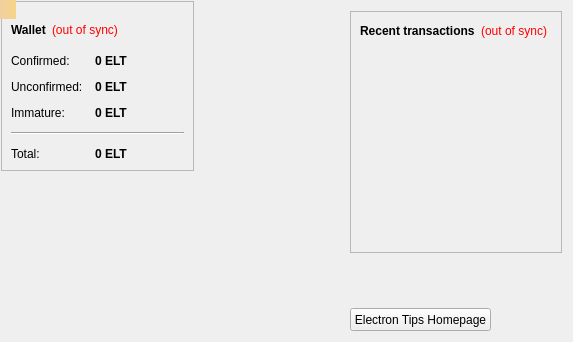
<?xml version="1.0" encoding="UTF-8"?>
<ui version="4.0">
 <class>OverviewPage</class>
 <widget class="QWidget" name="OverviewPage">
  <property name="geometry">
   <rect>
    <x>0</x>
    <y>0</y>
    <width>573</width>
    <height>342</height>
   </rect>
  </property>
  <property name="windowTitle">
   <string>Form</string>
  </property>
  <widget class="QLabel" name="labelAlerts">
   <property name="geometry">
    <rect>
     <x>0</x>
     <y>0</y>
     <width>16</width>
     <height>19</height>
    </rect>
   </property>
   <property name="visible">
    <bool>false</bool>
   </property>
   <property name="styleSheet">
    <string notr="true">background-color: qlineargradient(x1: 0, y1: 0, x2: 1, y2: 0, stop:0 #F0D0A0, stop:1 #F8D488); color:#000000;</string>
   </property>
   <property name="wordWrap">
    <bool>true</bool>
   </property>
   <property name="margin">
    <number>3</number>
   </property>
  </widget>
  <widget class="QFrame" name="frame_2">
   <property name="geometry">
    <rect>
     <x>350</x>
     <y>11</y>
     <width>212</width>
     <height>242</height>
    </rect>
   </property>
   <property name="frameShape">
    <enum>QFrame::StyledPanel</enum>
   </property>
   <property name="frameShadow">
    <enum>QFrame::Raised</enum>
   </property>
   <layout class="QVBoxLayout" name="verticalLayout">
    <item>
     <layout class="QHBoxLayout" name="horizontalLayout_2">
      <item>
       <widget class="QLabel" name="label_4">
        <property name="text">
         <string>&lt;b&gt;Recent transactions&lt;/b&gt;</string>
        </property>
       </widget>
      </item>
      <item>
       <widget class="QLabel" name="labelTransactionsStatus">
        <property name="toolTip">
         <string>The displayed information may be out of date. Your wallet automatically synchronizes with the Electron network after a connection is established, but this process has not completed yet.</string>
        </property>
        <property name="styleSheet">
         <string notr="true">QLabel { color: red; }</string>
        </property>
        <property name="text">
         <string notr="true">(out of sync)</string>
        </property>
        <property name="alignment">
         <set>Qt::AlignRight|Qt::AlignTrailing|Qt::AlignVCenter</set>
        </property>
       </widget>
      </item>
      <item>
       <spacer name="horizontalSpacer">
        <property name="orientation">
         <enum>Qt::Horizontal</enum>
        </property>
        <property name="sizeHint" stdset="0">
         <size>
          <width>40</width>
          <height>20</height>
         </size>
        </property>
       </spacer>
      </item>
     </layout>
    </item>
    <item>
     <widget class="QListView" name="listTransactions">
      <property name="styleSheet">
       <string notr="true">QListView { background: transparent; }</string>
      </property>
      <property name="frameShape">
       <enum>QFrame::NoFrame</enum>
      </property>
      <property name="verticalScrollBarPolicy">
       <enum>Qt::ScrollBarAlwaysOff</enum>
      </property>
      <property name="horizontalScrollBarPolicy">
       <enum>Qt::ScrollBarAlwaysOff</enum>
      </property>
      <property name="selectionMode">
       <enum>QAbstractItemView::NoSelection</enum>
      </property>
     </widget>
    </item>
   </layout>
  </widget>
  <widget class="QPushButton" name="pushButton">
   <property name="geometry">
    <rect>
     <x>350</x>
     <y>308</y>
     <width>141</width>
     <height>23</height>
    </rect>
   </property>
   <property name="text">
    <string>Electron Tips Homepage</string>
   </property>
   <property name="default">
    <bool>false</bool>
   </property>
   <property name="flat">
    <bool>false</bool>
   </property>
  </widget>
  <widget class="QLabel" name="label_2">
   <property name="geometry">
    <rect>
     <x>-120</x>
     <y>-90</y>
     <width>804</width>
     <height>798</height>
    </rect>
   </property>
   <property name="minimumSize">
    <size>
     <width>804</width>
     <height>798</height>
    </size>
   </property>
   <property name="maximumSize">
    <size>
     <width>804</width>
     <height>16777215</height>
    </size>
   </property>
   <property name="text">
    <string/>
   </property>
   <property name="pixmap">
    <pixmap resource="../bitcoin.qrc">:/icons/bitcoin</pixmap>
   </property>
  </widget>
  <widget class="QFrame" name="frame">
   <property name="geometry">
    <rect>
     <x>1</x>
     <y>1</y>
     <width>193</width>
     <height>170</height>
    </rect>
   </property>
   <property name="frameShape">
    <enum>QFrame::StyledPanel</enum>
   </property>
   <property name="frameShadow">
    <enum>QFrame::Raised</enum>
   </property>
   <layout class="QVBoxLayout" name="verticalLayout_4">
    <item>
     <layout class="QHBoxLayout" name="horizontalLayout_4">
      <item>
       <widget class="QLabel" name="label_5">
        <property name="font">
         <font>
          <weight>75</weight>
          <bold>true</bold>
         </font>
        </property>
        <property name="text">
         <string>Wallet</string>
        </property>
       </widget>
      </item>
      <item>
       <widget class="QLabel" name="labelWalletStatus">
        <property name="toolTip">
         <string>The displayed information may be out of date. Your wallet automatically synchronizes with the Electron network after a connection is established, but this process has not completed yet.</string>
        </property>
        <property name="styleSheet">
         <string notr="true">QLabel { color: red; }</string>
        </property>
        <property name="text">
         <string notr="true">(out of sync)</string>
        </property>
        <property name="alignment">
         <set>Qt::AlignLeading|Qt::AlignLeft|Qt::AlignVCenter</set>
        </property>
       </widget>
      </item>
      <item>
       <spacer name="horizontalSpacer_2">
        <property name="orientation">
         <enum>Qt::Horizontal</enum>
        </property>
        <property name="sizeHint" stdset="0">
         <size>
          <width>40</width>
          <height>20</height>
         </size>
        </property>
       </spacer>
      </item>
     </layout>
    </item>
    <item>
     <layout class="QFormLayout" name="formLayout_2">
      <property name="fieldGrowthPolicy">
       <enum>QFormLayout::AllNonFixedFieldsGrow</enum>
      </property>
      <property name="horizontalSpacing">
       <number>12</number>
      </property>
      <property name="verticalSpacing">
       <number>12</number>
      </property>
      <item row="0" column="0">
       <widget class="QLabel" name="label">
        <property name="text">
         <string>Confirmed:</string>
        </property>
       </widget>
      </item>
      <item row="0" column="1">
       <widget class="QLabel" name="labelBalance">
        <property name="font">
         <font>
          <weight>75</weight>
          <bold>true</bold>
         </font>
        </property>
        <property name="cursor">
         <cursorShape>IBeamCursor</cursorShape>
        </property>
        <property name="toolTip">
         <string>Your current spendable balance</string>
        </property>
        <property name="text">
         <string notr="true">0 ELT</string>
        </property>
        <property name="textInteractionFlags">
         <set>Qt::LinksAccessibleByMouse|Qt::TextSelectableByKeyboard|Qt::TextSelectableByMouse</set>
        </property>
       </widget>
      </item>
      <item row="1" column="0">
       <widget class="QLabel" name="label_3">
        <property name="text">
         <string>Unconfirmed:</string>
        </property>
       </widget>
      </item>
      <item row="1" column="1">
       <widget class="QLabel" name="labelUnconfirmed">
        <property name="font">
         <font>
          <weight>75</weight>
          <bold>true</bold>
         </font>
        </property>
        <property name="cursor">
         <cursorShape>IBeamCursor</cursorShape>
        </property>
        <property name="toolTip">
         <string>Total of transactions that have yet to be confirmed, and do not yet count toward the spendable balance</string>
        </property>
        <property name="text">
         <string notr="true">0 ELT</string>
        </property>
        <property name="textInteractionFlags">
         <set>Qt::LinksAccessibleByMouse|Qt::TextSelectableByKeyboard|Qt::TextSelectableByMouse</set>
        </property>
       </widget>
      </item>
      <item row="2" column="0">
       <widget class="QLabel" name="labelImmatureText">
        <property name="text">
         <string>Immature:</string>
        </property>
       </widget>
      </item>
      <item row="2" column="1">
       <widget class="QLabel" name="labelImmature">
        <property name="font">
         <font>
          <weight>75</weight>
          <bold>true</bold>
         </font>
        </property>
        <property name="toolTip">
         <string>Mined balance that has not yet matured</string>
        </property>
        <property name="text">
         <string notr="true">0 ELT</string>
        </property>
        <property name="textInteractionFlags">
         <set>Qt::LinksAccessibleByMouse|Qt::TextSelectableByKeyboard|Qt::TextSelectableByMouse</set>
        </property>
       </widget>
      </item>
      <item row="3" column="0" colspan="2">
       <widget class="Line" name="line">
        <property name="orientation">
         <enum>Qt::Horizontal</enum>
        </property>
       </widget>
      </item>
      <item row="4" column="0">
       <widget class="QLabel" name="labelTotalText">
        <property name="text">
         <string>Total:</string>
        </property>
       </widget>
      </item>
      <item row="4" column="1">
       <widget class="QLabel" name="labelTotal">
        <property name="font">
         <font>
          <weight>75</weight>
          <bold>true</bold>
         </font>
        </property>
        <property name="cursor">
         <cursorShape>IBeamCursor</cursorShape>
        </property>
        <property name="toolTip">
         <string>Your current total balance</string>
        </property>
        <property name="text">
         <string notr="true">0 ELT</string>
        </property>
        <property name="textInteractionFlags">
         <set>Qt::LinksAccessibleByMouse|Qt::TextSelectableByKeyboard|Qt::TextSelectableByMouse</set>
        </property>
       </widget>
      </item>
     </layout>
    </item>
   </layout>
  </widget>
  <zorder>label_2</zorder>
  <zorder>frame</zorder>
  <zorder>labelAlerts</zorder>
  <zorder>frame_2</zorder>
  <zorder>pushButton</zorder>
 </widget>
 <resources>
  <include location="../bitcoin.qrc"/>
 </resources>
 <connections/>
</ui>
